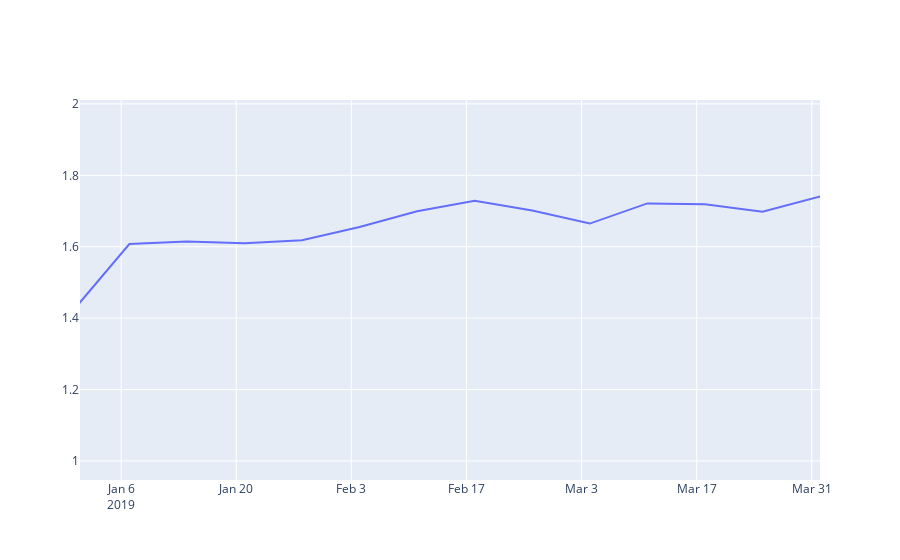

Notebook source saved alongside this figure:
### Code cell
f2.update_xaxes(range=['2019-01-01', '2019-04-01'])
